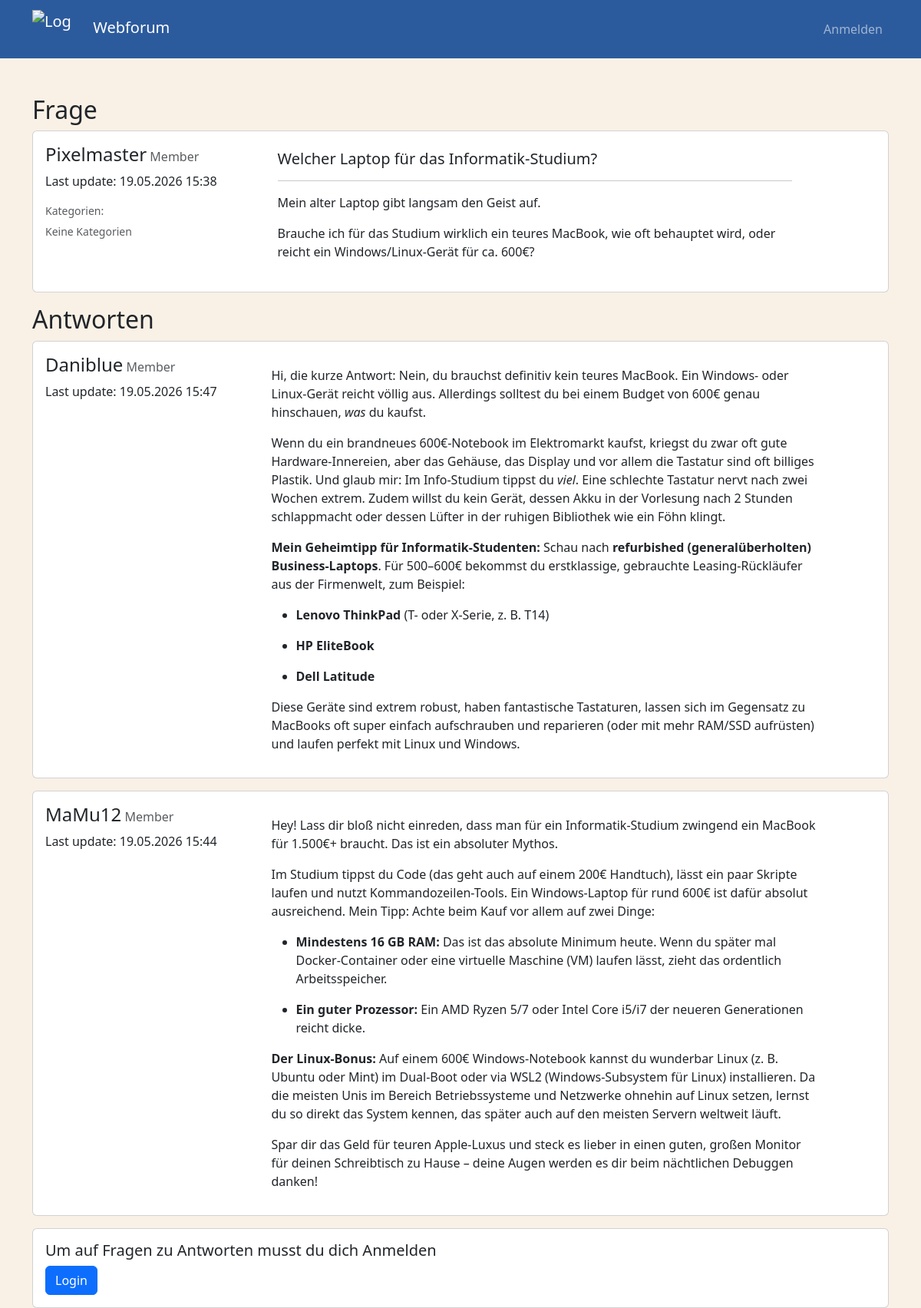
The app's page /beitrag.php?id=34 with its own data.
### tables this page shows
CREATE TABLE `Beitrag` (
  `BeitragID` int(10) UNSIGNED NOT NULL,
  `Erstellungsdatum` timestamp NOT NULL DEFAULT current_timestamp() ON UPDATE current_timestamp(),
  `Titel` varchar(100) NOT NULL,
  `Textinhalt` varchar(10000) NOT NULL,
  `ParentID` int(10) UNSIGNED DEFAULT NULL,
  `NutzerID` int(10) UNSIGNED NOT NULL
);

CREATE TABLE `Nutzer` (
  `NutzerID` int(10) UNSIGNED NOT NULL,
  `Benutzername` varchar(50) NOT NULL,
  `Email` varchar(100) NOT NULL,
  `PasswordHash` varchar(255) NOT NULL,
  `Vorname` varchar(100) NOT NULL,
  `Nachname` varchar(100) NOT NULL,
  `RollenID` int(10) UNSIGNED NOT NULL
);

CREATE TABLE `Rollen` (
  `RollenID` int(11) UNSIGNED NOT NULL,
  `Bezeichnung` varchar(500) NOT NULL,
  `Berechtigung` varchar(50) NOT NULL
);

### src/beitrag.php (the view, shortened to what this page needs)
<?php
include 'connection.php';
if (isset($_GET['id']) && is_numeric($_GET['id'])) {
    $beitragID = $_GET['id'];
    $sqlBeitragFrage = $con->prepare("SELECT Beitrag.*, Nutzer.Benutzername, Rollen.Berechtigung FROM Beitrag JOIN Nutzer ON Beitrag.NutzerID = Nutzer.NutzerID JOIN Rollen ON Nutzer.RollenID = Rollen.RollenID WHERE Beitrag.BeitragID = ? AND Beitrag.ParentID is NULL");
    $sqlBeitragFrage->bind_param("i", $beitragID);
    $sqlBeitragFrage->execute();
    $sqlReturnFrage = $sqlBeitragFrage->get_result();
    if ($sqlReturnFrage->num_rows === 1) {
        $beitragData = $sqlReturnFrage->fetch_assoc();
    } else {
        $_SESSION['meldung'] = "<div class='alert alert-danger mb-3'>Dieser Beitrag existiert nicht (mehr).</div>";
        header("Location: index.php");
        exit();
    }
    $sqlKategorien = $con->prepare("SELECT Thema.Kategorie FROM Thema JOIN BeitragKategorie ON Thema.ThemenID = BeitragKategorie.ThemenID WHERE BeitragKategorie.BeitragID = ?");
    $sqlKategorien->bind_param("i", $beitragID);
    $sqlKategorien->execute();
    $resKategorien = $sqlKategorien->get_result();
    $sqlBeitragAntwort = $con->prepare("SELECT Beitrag.*, Nutzer.Benutzername, Rollen.Berechtigung FROM Beitrag JOIN Nutzer ON Beitrag.NutzerID = Nutzer.NutzerID JOIN Rollen ON Nutzer.RollenID = Rollen.RollenID WHERE Beitrag.ParentID= ? ORDER BY Erstellungsdatum DESC");
    $sqlBeitragAntwort->bind_param("i", $beitragID);
    $sqlBeitragAntwort->execute();
    $sqlReturnAntwort = $sqlBeitragAntwort->get_result();
}
?>
<!DOCTYPE html>
<html lang="de">
<head>
    <link href="https://cdn.jsdelivr.net/npm/bootstrap@5.3.8/dist/css/bootstrap.min.css" rel="stylesheet"
>
    <link rel="stylesheet" href="style.css">
    <link rel="stylesheet" href="https://cdn.jsdelivr.net/npm/bootstrap-icons@1.13.1/font/bootstrap-icons.min.css">
</head>
<body>
    <nav class="navbar navbar-expand-lg navbar-dark">
        <div class="container">
            <a class="navbar-brand" href="index.php">
                <img src="./pictures/Logo-Webforum.png" alt="Logo" width="50" height="50"
                    class="d-inline-block align-text-center me-4">
                Webforum
            </a>
            <div class="collapse navbar-collapse" id="navbarNavAltMarkup">
                <div class="navbar-nav ms-auto">
                    <?php if (isset($_SESSION['userID'])): ?>
                        <a class="nav-link" href="profil.php">Mein Profil</a>
                        <a class="nav-link text-danger" href="logout.php">Abmelden</a>
                    <?php else: ?>
                        <a class="nav-link" href="login.php">Anmelden</a>
                    <?php endif; ?>
                </div>
            </div>
        </div>
    </nav>
    <div class="container d-flex flex-column justify-content-center mt-5">
        <h2>Frage</h2>
        <div class="card mb-3 w-100">
            <div class="row g-0">
                <div class="col-md-3 ms-3 mt-3 ">
                    <h4><?= htmlspecialchars($beitragData['Benutzername']) ?><small class="text-muted fs-6">
                            <?= htmlspecialchars($beitragData['Berechtigung']) ?></small></h4>
                    <p>Last update: <?= date("d.m.Y H:i", strtotime($beitragData['Erstellungsdatum'])) ?></p>
                    <div class="mt-2">
                        <p class="small text-muted mb-1">Kategorien:</p>
                        <?php if ($resKategorien->num_rows > 0): ?>
                            <?php while ($kat = $resKategorien->fetch_assoc()): ?>
                                <span class="badge rounded-pill me-1 kategorie-pille">
                                    <?= htmlspecialchars($kat['Kategorie']) ?>
                                </span>
                            <?php endwhile; ?>
                        <?php else: ?>
                            <span class="text-muted small">Keine Kategorien</span>
                        <?php endif; ?>
                    </div>
                </div>
            <?php if (isset($_SESSION['questionEdit']) && $_SESSION['questionEdit']): ?>
                    <div class="col-md-8">
                        <div class="card-body">
                            <form method="post" class="m-3">
                                <div class="mb-4">
                                    <input class="form-control" rows="5" id="FrageTitelEdit" name="FrageTitelEdit"
                                        value="<?= htmlspecialchars($beitragData['Titel']) ?>"></input>
                                </div>
                                <div class="mb-4">
                                    <textarea class="form-control" rows="5" id="FrageEdit"
                                        name="FrageEdit"><?= $beitragData['Textinhalt'] ?></textarea>
                                </div>
                                <button type="submit" class="btn btn-primary" name="btnEditQuestionSave">Speichern</button>
                            </form>
                        </div>
                    </div>
                <?php else: ?>
                    <div class="col-md-8 position-relative">
                        <div class="card-body p-4 pe-5">
                            <h5 class="card-title"><?= htmlspecialchars($beitragData['Titel']) ?></h5>
                            <hr>
                            <p class="card-text">
                                <?= $beitragData['Textinhalt'] ?>
                            </p>
                        </div>
                    </div>
                <?php endif; ?>
            </div>
        </div>
        <h2>Antworten</h2>
        <?php if ($sqlReturnAntwort->num_rows > 0): ?>
            <?php while ($row = $sqlReturnAntwort->fetch_assoc()): ?>
                <?php if (isset($_SESSION['answerID']) && $_SESSION['answerID'] === $row['BeitragID']): ?>
                    <div class="card mb-3 w-100">
                        <div class="row g-0">
                            <div class="col-md-3 ms-3 mt-3">
                                <h4><?= htmlspecialchars($row['Benutzername']) ?><small class="text-muted fs-6">
                                        <?= htmlspecialchars($row['Berechtigung']) ?></small></h4>
                                <p>Last update: <?= date("d.m.Y H:i", strtotime($row['Erstellungsdatum'])) ?></p>
                            </div>
                            <div class="col-md-8">
                                <div class="card-body">
                                    <form method="post" class="m-3">
                                        <div class="mb-4">
                                            <textarea class="form-control" rows="5" id="AntwortEdit"
                                                name="AntwortEdit"><?= $row['Textinhalt'] ?></textarea>
                                        </div>
                                        <button type="submit" class="btn btn-primary" name="btnEditAnswerSave"
                                            value="<?= $row['BeitragID'] ?>">Speichern</button>
                                    </form>
                                </div>
                            </div>
                        </div>
                    </div>
                <?php else: ?>
                    <div class="card mb-3 w-100">
                        <div class="row g-0">
                            <div class="col-md-3 ms-3 mt-3">
                                <h4><?= htmlspecialchars($row['Benutzername']) ?><small class="text-muted fs-6">
                                        <?= htmlspecialchars($row['Berechtigung']) ?></small></h4>
                                <p>Last update: <?= date("d.m.Y H:i", strtotime($row['Erstellungsdatum'])) ?></p>
                            </div>
                            <div class="col-md-8">
                                <div class="card-body">
                                    <p class="card-text"><?= $row['Textinhalt'] ?>
                                    </p>
                                </div>
                            </div>
                        </div>
                    </div>
                <?php endif; ?>
            <?php endwhile; ?>
        <?php else: ?>
            <div class="card mb-3">
                <p class="text-center mb-2 mt-2">Bisher gibt es keine Antworten.</p>
            </div>
        <?php endif; ?>
        <?php if (isset($_SESSION['userID'])): ?>
            <div class="card w-100">
                <div class="card-body">
                    <h5 class="card-title">Antworte auf diese Frage</h5>
                    <div class="card-text">
                        <form method="post" class="m-3">
                            <div class="mb-4">
                                <textarea class="form-control" rows="5" id="Antwort" name="Antwort"></textarea>
                            </div>
                            <button type="submit" class="btn btn-primary" name="btnAntwort">Antworten</button>
                        </form>
                    </div>
                </div>
            </div>
        <?php else: ?>
            <div class="card w-100">
                <div class="card-body">
                    <h5 class="card-title">Um auf Fragen zu Antworten musst du dich Anmelden</h5>
                    <div class="card-text">
                        <a class="btn btn-primary" href="login.php" role="button">Login</a>
                    </div>
                </div>
            </div>
        <?php endif; ?>
    </div>
</body>

### src/style.css (style rules this page uses)
body { background-color: rgb(249, 241, 230); }
.navbar { background-color: rgb(44, 91, 157); }

### records on screen
beitrag: NutzerID.Benutzername "Pixelmaster", rollen.Berechtigung "Member", Erstellungsdatum "19.05.2026 15:38", Titel "Welcher Laptop für das Informatik-Studium?", Textinhalt "Mein alter Laptop gibt langsam den Geist auf. Brauche ich für das Studium wirklich ein teures MacBook, wie oft behauptet wird, oder reicht ein Windows/Linux-Gerät für ca. 600€?"
beitrag: NutzerID.Benutzername "Daniblue", rollen.Berechtigung "Member", Erstellungsdatum "19.05.2026 15:47", Textinhalt "Hi, die kurze Antwort: Nein, du brauchst definitiv kein teures MacBook. Ein Windows- oder Linux-Gerät reicht völlig aus. Allerdings solltest du bei einem Budget von 600€ genau hinschauen, was du kaufst. Wenn du ein brandneues 600€-Notebook im Elektromarkt kaufst, kriegst du zwar oft gute Hardware-Innereien, aber das Gehäuse, das Display und vor allem die Tastatur sind oft billiges Plastik. Und glaub mir: Im Info-Studium tippst du viel . Eine schlechte Tastatur nervt nach zwei Wochen extrem. Zudem willst du kein Gerät, dessen Akku in der Vorlesung nach 2 Stunden schlappmacht oder dessen Lüfter in der ruhigen Bibliothek wie ein Föhn klingt. Mein Geheimtipp für Informatik-Studenten: Schau nach…"
beitrag: NutzerID.Benutzername "MaMu12", rollen.Berechtigung "Member", Erstellungsdatum "19.05.2026 15:44", Textinhalt "Hey! Lass dir bloß nicht einreden, dass man für ein Informatik-Studium zwingend ein MacBook für 1.500€+ braucht. Das ist ein absoluter Mythos. Im Studium tippst du Code (das geht auch auf einem 200€ Handtuch), lässt ein paar Skripte laufen und nutzt Kommandozeilen-Tools. Ein Windows-Laptop für rund 600€ ist dafür absolut ausreichend. Mein Tipp: Achte beim Kauf vor allem auf zwei Dinge: Mindestens 16 GB RAM: Das ist das absolute Minimum heute. Wenn du später mal Docker-Container oder eine virtuelle Maschine (VM) laufen lässt, zieht das ordentlich Arbeitsspeicher. Ein guter Prozessor: Ein AMD Ryzen 5/7 oder Intel Core i5/i7 der neueren Generationen reicht dicke. Der Linux-Bonus: Auf einem…"
